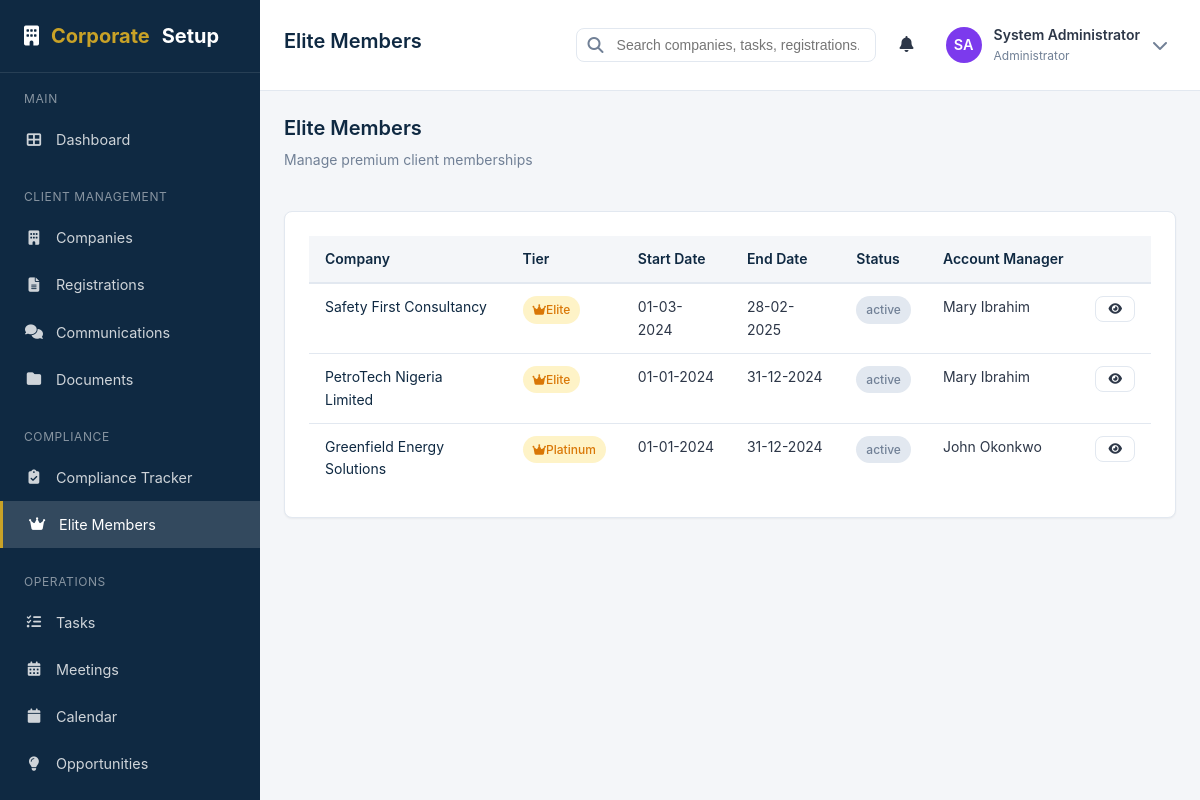
Screenshot of /elite.php (signed in) with the database file from the repository.
### tables this page shows
CREATE TABLE IF NOT EXISTS `elite_members` (
    `id` INT AUTO_INCREMENT PRIMARY KEY,
    `company_id` INT NOT NULL,
    `membership_tier` ENUM('basic', ' premium', 'elite', 'platinum') DEFAULT 'elite',
    `membership_start_date` DATE NOT NULL,
    `membership_end_date` DATE,
    `status` ENUM('active', 'expired', 'suspended', 'cancelled') DEFAULT 'active',
    `benefits` JSON,
    `assigned_account_manager` INT,
    `notes` TEXT,
    `last_login` DATETIME,
    `login_count` INT DEFAULT 0,
    `created_at` TIMESTAMP DEFAULT CURRENT_TIMESTAMP,
    `updated_at` TIMESTAMP DEFAULT CURRENT_TIMESTAMP ON UPDATE CURRENT_TIMESTAMP,
    FOREIGN KEY (`company_id`) REFERENCES `companies`(`id`) ON DELETE CASCADE,
    FOREIGN KEY (`assigned_account_manager`) REFERENCES `users`(`id`) ON DELETE SET NULL,
    INDEX `idx_elite_status` (`status`),
    INDEX `idx_elite_company` (`company_id`)
);

CREATE TABLE IF NOT EXISTS `companies` (
    `id` INT AUTO_INCREMENT PRIMARY KEY,
    `company_name` VARCHAR(200) NOT NULL,
    `rc_number` VARCHAR(50),
    `industry_id` INT,
    `address` TEXT,
    `city` VARCHAR(100),
    `state` VARCHAR(100),
    `country_id` INT,
    `website` VARCHAR(255),
    `phone` VARCHAR(50),
    `email` VARCHAR(100),
    `contact_person` VARCHAR(100),
    `contact_position` VARCHAR(100),
    `contact_phone` VARCHAR(20),
    `contact_email` VARCHAR(100),
    `status` ENUM('prospect', 'active', 'inactive', 'churned') DEFAULT 'prospect',
    `subscription_status` ENUM('free', 'basic', 'premium', 'elite') DEFAULT 'free',
    `subscription_start_date` DATE,
    `subscription_end_date` DATE,
    `assigned_staff_id` INT,
    `client_since` DATE,
    `notes` TEXT,
    `is_elite` TINYINT(1) DEFAULT 0,
    `created_by` INT,
    `created_at` TIMESTAMP DEFAULT CURRENT_TIMESTAMP,
    `updated_at` TIMESTAMP DEFAULT CURRENT_TIMESTAMP ON UPDATE CURRENT_TIMESTAMP,
    FOREIGN KEY (`industry_id`) REFERENCES `industries`(`id`) ON DELETE SET NULL,
    FOREIGN KEY (`country_id`) REFERENCES `countries`(`id`) ON DELETE SET NULL,
    FOREIGN KEY (`assigned_staff_id`) REFERENCES `users`(`id`) ON DELETE SET NULL,
    FOREIGN KEY (`created_by`) REFERENCES `users`(`id`) ON DELETE SET NULL,
    INDEX `idx_company_status` (`status`),
    INDEX `idx_company_subscription` (`subscription_status`),
    INDEX `idx_company_assigned` (`assigned_staff_id`)
);

CREATE TABLE IF NOT EXISTS `users` (
    `id` INT AUTO_INCREMENT PRIMARY KEY,
    `employee_id` VARCHAR(20) UNIQUE,
    `name` VARCHAR(100) NOT NULL,
    `email` VARCHAR(100) NOT NULL UNIQUE,
    `password` VARCHAR(255) NOT NULL,
    `phone` VARCHAR(20),
    `avatar` VARCHAR(255),
    `role_id` INT NOT NULL,
    `department_id` INT,
    `position` VARCHAR(100),
    `status` ENUM('active', 'inactive', 'suspended') DEFAULT 'active',
    `login_attempts` INT DEFAULT 0,
    `locked_until` DATETIME NULL,
    `last_login` DATETIME,
    `email_verified` TINYINT(1) DEFAULT 0,
    `must_change_password` TINYINT(1) DEFAULT 0,
    `created_at` TIMESTAMP DEFAULT CURRENT_TIMESTAMP,
    `updated_at` TIMESTAMP DEFAULT CURRENT_TIMESTAMP ON UPDATE CURRENT_TIMESTAMP,
    FOREIGN KEY (`role_id`) REFERENCES `roles`(`id`) ON DELETE NO ACTION,
    FOREIGN KEY (`department_id`) REFERENCES `departments`(`id`) ON DELETE SET NULL
);

### elite.php (called while the page is built, shortened)
<?php
require_once __DIR__ . '/config/database.php';
require_once __DIR__ . '/helpers/security.php';
require_once __DIR__ . '/helpers/formatters.php';
require_once __DIR__ . '/includes/functions.php';
$db = Database::getInstance();
$members = $db->fetchAll(
    "SELECT em.*, c.company_name, c.email, c.phone, u.name as account_manager
     FROM elite_members em
     JOIN companies c ON em.company_id = c.id
     LEFT JOIN users u ON em.assigned_account_manager = u.id
     ORDER BY em.membership_start_date DESC"
);
include 'views/elite/index.php';
include 'views/layouts/app.php';

### config/database.php (called while the page is built, shortened)
<?php
class Database {
    private static $instance = null;
    private $pdo;
    private $dsn;
    private $options;
    private function __construct() {
        $this->dsn = "mysql:host=" . DB_HOST . ";port=" . DB_PORT . ";dbname=" . DB_NAME . ";charset=" . DB_CHARSET;
        $this->options = [
            PDO::ATTR_ERRMODE => PDO::ERRMODE_EXCEPTION,
            PDO::ATTR_DEFAULT_FETCH_MODE => PDO::FETCH_ASSOC,
            PDO::ATTR_EMULATE_PREPARES => true,
        ];
        try {
            $this->pdo = new PDO($this->dsn, DB_USER, DB_PASS, $this->options);
        } catch (PDOException $e) {
            error_log("Database Connection Failed: " . $e->getMessage());
            $userMessage = (defined('APP_ENV') && APP_ENV === 'production')
                ? "Database connection failed. Please contact IT support."
                : "Database Connection Error: " . $e->getMessage();
            die($userMessage);
        }
    }
    public static function getInstance() {
        if (self::$instance === null) {
            self::$instance = new self();
        }
        return self::$instance;
    }
    public function query($sql, $params = []) {
        $attempt = 0;
        $maxAttempts = 3;
        while ($attempt < $maxAttempts) {
            try {
                $stmt = $this->pdo->prepare($sql);
                $stmt->execute($params);
                return $stmt;
            } catch (PDOException $e) {
                $mysqlErrorCode = isset($e->errorInfo[1]) ? intval($e->errorInfo[1]) : 0;
                $isReprepareError = $mysqlErrorCode === 1615
                    || stripos($e->getMessage(), 'needs to be re-prepared') !== false;
                if ($isReprepareError && $attempt < ($maxAttempts - 1)) {
                    $attempt++;
                    if (!$this->pdo->inTransaction()) {
                        try {
                            $this->pdo = new PDO($this->dsn, DB_USER, DB_PASS, $this->options);
                        } catch (PDOException $reconnectError) {
                            error_log('DB reconnect failed during 1615 retry: ' . $reconnectError->getMessage());
                        }
                    }
                    usleep(50000);
                    continue;
                }
                error_log("SQL Error: " . $e->getMessage() . "\nQuery: " . $sql);
                throw $e;
            }
        }
        throw new PDOException('Database query failed after retry attempts');
    }
    public function fetchAll($sql, $params = []) {
        return $this->query($sql, $params)->fetchAll();
    }
}

### views/elite/index.php (the view, shortened to what this page needs)
<div class="page-header">
    <div>
        <h1 class="page-title">Elite Members</h1>
        <p class="page-subtitle">Manage premium client memberships</p>
    </div>
</div>
<div class="card">
    <div class="card-body p-0">
        <div class="table-container">
            <table class="table">
                <thead>
                    <tr><th>Company</th><th>Tier</th><th>Start Date</th><th>End Date</th><th>Status</th><th>Account Manager</th><th></th></tr>
                </thead>
                <tbody>
                    <?php if (empty($members)): ?>
                        <tr><td colspan="7"><div class="empty-state"><i class="fas fa-crown"></i><h3>No Elite Members</h3></div></td></tr>
                    <?php else: ?>
                        <?php foreach ($members as $m): ?>
                            <tr>
                                <td><a href="companies.php?action=view&id=<?= $m['company_id'] ?>"><?= sanitize($m['company_name']) ?></a></td>
                                <td><span class="badge badge-warning"><i class="fas fa-crown"></i> <?= ucwords($m['membership_tier']) ?></span></td>
                                <td><?= formatDate($m['membership_start_date']) ?></td>
                                <td><?= formatDate($m['membership_end_date']) ?></td>
                                <td><?= getStatusBadge($m['status']) ?></td>
                                <td><?= sanitize($m['account_manager']) ?: '-' ?></td>
                                <td><a href="companies.php?action=view&id=<?= $m['company_id'] ?>" class="btn btn-sm btn-outline"><i class="fas fa-eye"></i></a></td>
                            </tr>
                        <?php endforeach; ?>
                    <?php endif; ?>
                </tbody>
            </table>
        </div>
    </div>
</div>

### includes/functions.php (shortened to what this page needs)
<?php
function sanitize($input) {
    return htmlspecialchars(trim($input), ENT_QUOTES, 'UTF-8');
}
function formatDate($date, $format = DATE_FORMAT) {
    return date($format, strtotime($date));
}
function getStatusBadge($status) {
    $badges = [
        'active' => '<span class="badge badge-success">Active</span>',
        'inactive' => '<span class="badge badge-secondary">Inactive</span>',
        'pending' => '<span class="badge badge-warning">Pending</span>',
        'completed' => '<span class="badge badge-success">Completed</span>',
        'expired' => '<span class="badge badge-danger">Expired</span>',
        'submitted' => '<span class="badge badge-info">Submitted</span>',
        'approved' => '<span class="badge badge-success">Approved</span>',
        'rejected' => '<span class="badge badge-danger">Rejected</span>',
        'awaiting_client' => '<span class="badge badge-warning">Awaiting Client</span>',
        'awaiting_regulator' => '<span class="badge badge-info">Awaiting Regulator</span>',
        'new' => '<span class="badge badge-primary">New</span>',
        'in_progress' => '<span class="badge badge-info">In Progress</span>',
        'overdue' => '<span class="badge badge-danger">Overdue</span>',
    ];
    $status = strtolower(str_replace(' ', '_', $status));
    return $badges[$status] ?? '<span class="badge badge-secondary">' . sanitize($status) . '</span>';
}

### assets/css/style.css (style rules this page uses)
:root { --primary: #0f2942; --primary-dark: #091a2d; --primary-light: #1a3d5c; --secondary: #c9a227; --secondary-dark: #a88a1f; --secondary-light: #dbb940; --white: #ffffff; --light-grey: #f4f6f9; --grey: #e2e8f0; --dark-grey: #718096; --text: #2d3748; --text-light: #4a5568; --success: #059669; --success-light: #d1fae5; --warning: #d97706; --warning-light: #fef3c7; --danger: #dc2626; --danger-light: #fee2e2; --info: #0284c7; --info-light: #e0f2fe; --border-radius: 8px; --shadow-sm: 0 1px 2px 0 rgba(0, 0, 0, 0.05); --shadow: 0 4px 6px -1px rgba(0, 0, 0, 0.1), 0 2px 4px -1px rgba(0, 0, 0, 0.06); --shadow-lg: 0 10px 15px -3px rgba(0, 0, 0, 0.1), 0 4px 6px -2px rgba(0, 0, 0, 0.05); --transition: all 0.2s ease; }
*, *::before, *::after { box-sizing: border-box; margin: 0; padding: 0; }
html { font-size: 16px; scroll-behavior: smooth; }
body { font-family: -apple-system, BlinkMacSystemFont, 'Segoe UI', Roboto, Oxygen, Ubuntu, sans-serif; color: var(--text); background-color: var(--light-grey); line-height: 1.6; min-height: 100vh; }
a { color: var(--primary); text-decoration: none; transition: var(--transition); }
h1, h2, h3, h4, h5, h6 { color: var(--primary); font-weight: 600; line-height: 1.3; margin-bottom: 0.5rem; }
h1 { font-size: 1.875rem; }
p { margin-bottom: 1rem; }
.p-0 { padding: 0; }
.page-header { display: flex; align-items: center; justify-content: space-between; margin-bottom: 1.5rem; }
.page-title { color: var(--primary); font-size: 1.25rem; font-weight: 600; }
.page-subtitle { color: var(--dark-grey); font-size: 0.875rem; margin-top: 0.25rem; }
.card { background: var(--white); border-radius: var(--border-radius); box-shadow: var(--shadow-sm); border: 1px solid var(--grey); }
.card-body { padding: 1.5rem; }
.btn { display: inline-flex; align-items: center; justify-content: center; gap: 0.5rem; padding: 0.625rem 1.25rem; font-size: 0.875rem; font-weight: 500; border-radius: var(--border-radius); border: none; cursor: pointer; transition: var(--transition); text-decoration: none; }
.btn-outline { background: transparent; border: 1px solid var(--grey); color: var(--text); }
.btn-sm { padding: 0.375rem 0.75rem; font-size: 0.75rem; }
.table-container { overflow-x: auto; }
.table { width: 100%; border-collapse: collapse; font-size: 0.875rem; }
.table th { background: var(--light-grey); padding: 0.75rem 1rem; text-align: left; font-weight: 600; color: var(--primary); border-bottom: 2px solid var(--grey); white-space: nowrap; }
.table td { padding: 0.75rem 1rem; border-bottom: 1px solid var(--grey); vertical-align: top; }
.table tbody tr:last-child td { border-bottom: none; }
.badge { display: inline-flex; align-items: center; padding: 0.25rem 0.625rem; font-size: 0.75rem; font-weight: 500; border-radius: 9999px; }
.badge-secondary { background: var(--grey); color: var(--dark-grey); }
.badge-warning { background: var(--warning-light); color: var(--warning); }

### rows the page displays
elite_members: company.company_name "Safety First Consultancy", membership_tier "Elite", membership_start_date "01-03-2024", membership_end_date "28-02-2025", status "active", assigned_account_manager.name "Mary Ibrahim"
elite_members: company.company_name "PetroTech Nigeria Limited", membership_tier "Elite", membership_start_date "01-01-2024", membership_end_date "31-12-2024", status "active", assigned_account_manager.name "Mary Ibrahim"
elite_members: company.company_name "Greenfield Energy Solutions", membership_tier "Platinum", membership_start_date "01-01-2024", membership_end_date "31-12-2024", status "active", assigned_account_manager.name "John Okonkwo"

### other values shown
$pageTitle "Elite Members"
$initials "SA"
$user['name'] "System Administrator"
$user['role'] "Administrator"
